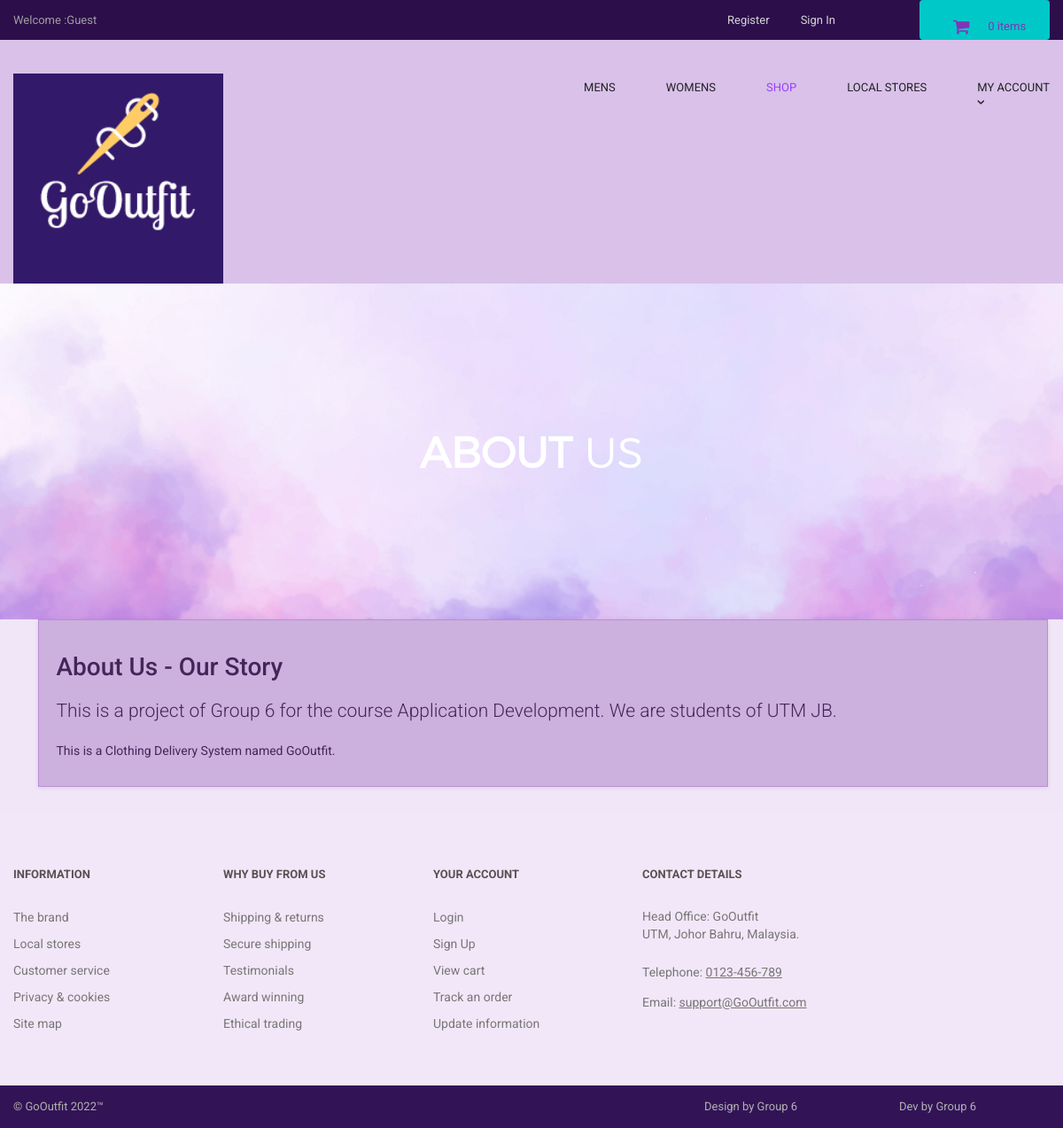
Page /about.php on the committed database.
### tables this page shows
CREATE TABLE `about_us` (
  `about_id` int(10) NOT NULL,
  `about_heading` text NOT NULL,
  `about_short_desc` text NOT NULL,
  `about_desc` text NOT NULL
);

### about.php (the view, shortened to what this page needs)
<?php
include("includes/db.php");
include("includes/header.php");
include("includes/main.php");
?>
  <main>
    <div class="nero">
      <div class="nero__heading">
        <span class="nero__bold">About</span> us
      </div>
    </div>
  </main>
<div id="content" >
<div class="container" >
<div class="col-md-12" >
<div class="box" >
<?php
$get_about_us = "select * from about_us";
$run_about_us = mysqli_query($con,$get_about_us);
$row_about_us = mysqli_fetch_array($run_about_us);
$about_heading = $row_about_us['about_heading'];
$about_short_desc = $row_about_us['about_short_desc'];
$about_desc = $row_about_us['about_desc'];
?>
<h1> <?php echo $about_heading; ?> </h1>
<p class="lead"> <?php echo $about_short_desc; ?> </p>
<p> <?php echo $about_desc; ?> </p>
</div>
</div>
</div>
</div>
<?php
include("includes/footer.php");
?>
</body>
</html>

### styles/backend.css (style rules this page uses)
html { font-family: "Roboto", Helvetica, Arial, sans-serif; line-height: 1.15; -ms-text-size-adjust: 100%; -webkit-text-size-adjust: 100% }
body { margin: 0 }
h1 { font-size: 2em; margin: .67em 0 }
figcaption, figure, main { display: block }
html { box-sizing: border-box }
body { min-width: 1190px; font-family: Montserrat, sans-serif; font-weight: 400; background-color: white; }
.container { width: 1170px; margin: 0 auto }
.nero { padding-top: 160px; padding-bottom: 140px; font-family: 'montserratlight', sans-serif; text-align: center; text-transform: uppercase; color: #FFF; background: #666 url("../images/banner-ave.jpg") no-repeat; background-size: cover; background-position: center; }
.nero__heading { font-size: 48px; }
.nero__bold { font-weight: 700; }

### styles/style.css (style rules this page uses)
body { font-family: "Roboto", Helvetica, Arial, sans-serif; font-size: 14px; line-height: 1.42857143; color: #442559; background-color: #af6bd92a; overflow-x: hidden; }
.box { background: rgba(177, 138, 203, 0.575); margin: 0 0 30px; border: solid 1px #b073d190; box-sizing: border-box; padding:20px; box-shadow: 0 1px 5px rgba(0, 0, 0, 0.1); }
#content { padding-left:25px; }

### rows in the picture
about_us: about_heading "About Us - Our Story", about_short_desc "This is a project of Group 6 for the course Application Development. We are students of UTM JB.", about_desc "This is a Clothing Delivery System named GoOutfit."

### other values in the picture
$count_items "0"
